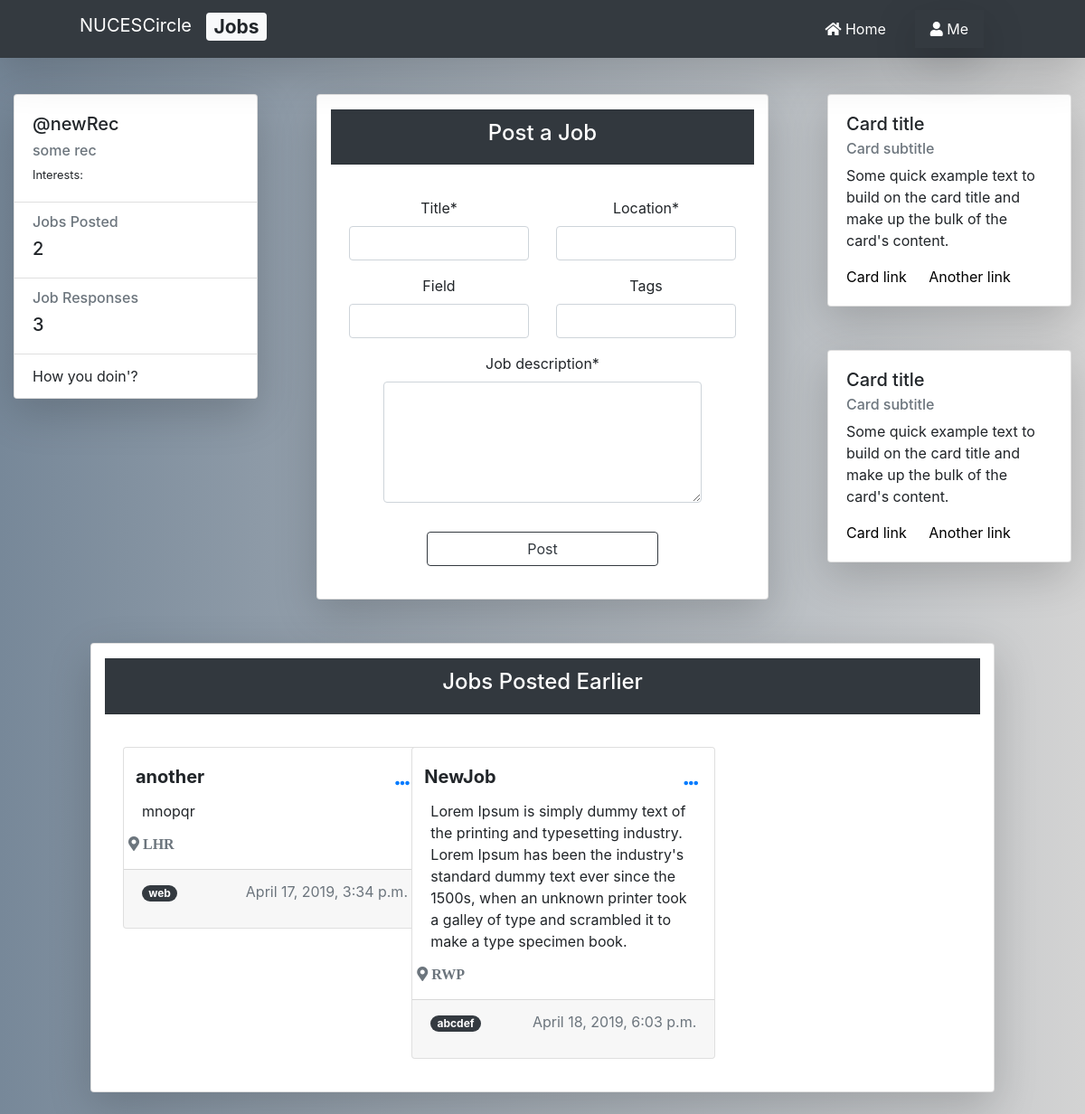
/recruit/ (signed in), run on an earlier commit of the app's database.
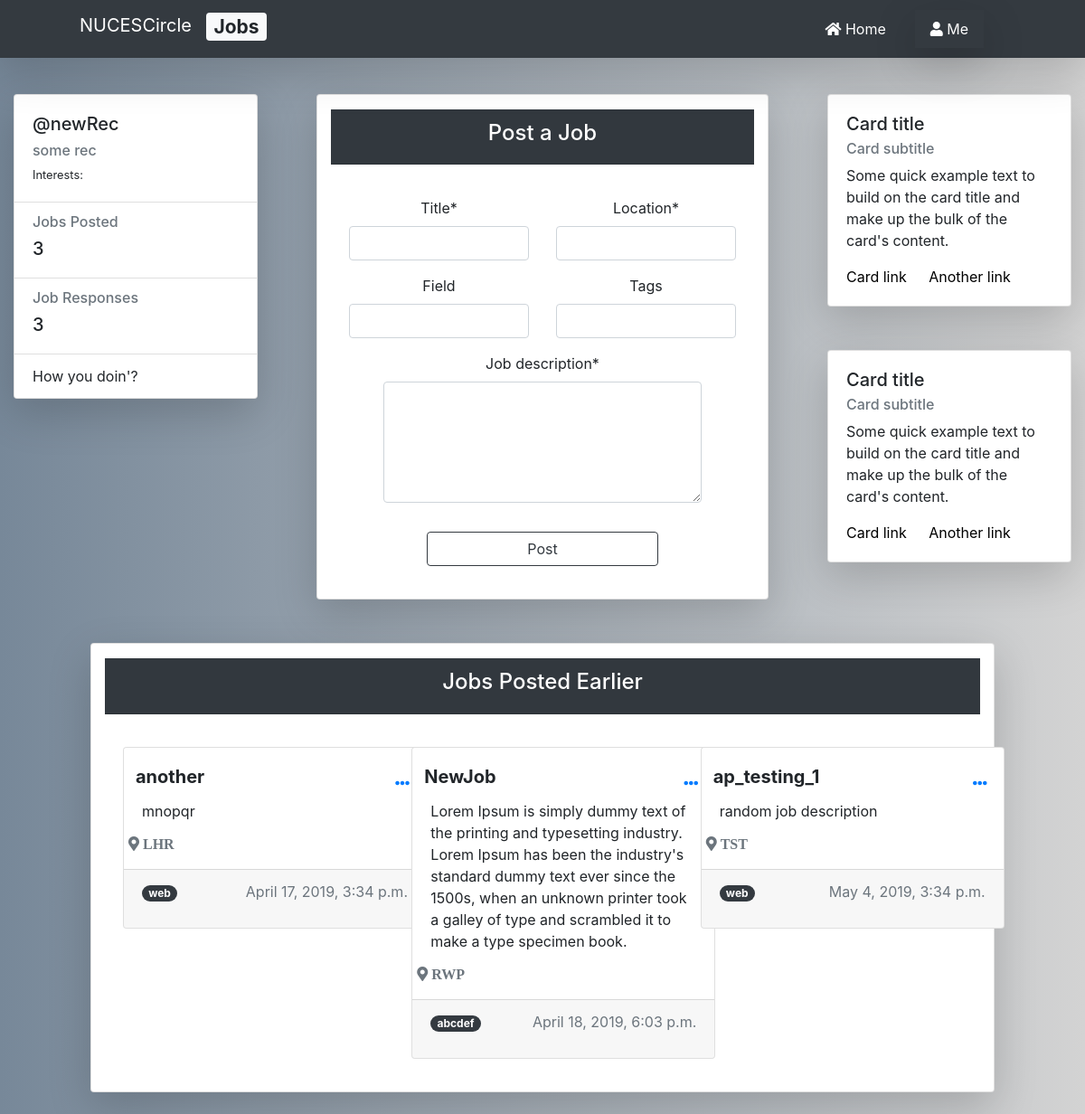
And on a later commit of the database.
### nucescircle/models.py (models this page shows, shortened)
class Job(models.Model):
    posted_by = models.ForeignKey(User, on_delete=models.CASCADE)
    job_title = models.CharField(max_length=32, blank=False)
    job_desc = models.TextField(blank=False)
    job_location = models.CharField(max_length=32, blank=False)
    job_field = models.CharField(max_length=6, blank=True)
    job_tags = models.CharField(max_length=255, blank=True)
    date_posted = models.DateTimeField(default=timezone.now)

### nucescircle/views.py (the view)
# urls.py: path('recruit/', JobListView.as_view(), name='circle-recruit'),
class JobListView(LoginRequiredMixin, UserPassesTestMixin, ListView):
    model = Job
    template_name = 'nucescircle/Recruit.html'  # <app>/<model>_<viewtype>.html
    context_object_name = 'previous_posted_jobs'
    ordering = ['-date_posted']  # latest job order
    def get_context_data(self, **kwargs):
        context = super(JobListView, self).get_context_data(**kwargs)
        context['job_form'] = JobForm()
        context['previous_posted_jobs'] = Job.objects.filter(posted_by=self.request.user)  # by this user
        rec_job_app = JobApplications.objects.filter(job_applied_for__posted_by=self.request.user)
        context['rec_job_app'] = rec_job_app
        return context
    def test_func(self):
        rec = Recruiter.objects.filter(user=self.request.user)
        if rec:
            return True
        return False

### nucescircle/forms.py
class JobForm(forms.ModelForm):
    class Meta:
        model = Job
        fields = ['job_title', 'job_desc', 'job_location', 'job_field', 'job_tags']
        labels = {
            'job_title': 'Title', 'job_location': 'Location',
            'job_field': 'Field', 'job_tags': 'Tags', 'job_desc': 'Job description'
        }
        widgets = {
            'job_desc': forms.Textarea(attrs={'rows': 5, 'cols': 1}),
        }

### nucescircle/templates/nucescircle/Recruit.html (shortened to what the changed rows need)
{% extends "nucescircle/base.html" %}
{% load static %}
{% load crispy_forms_tags %}
{% block content %}
<div class="container-fluid gedf-wrapper">
<div class="row">
    <div class="col-md-3 mt-4">
            <div class="card position-sticky shadow-lg mb-5 bg-white">
                <ul class="list-group list-group-flush">
                    <li class="list-group-item">
                        <div class="h6 text-muted">Jobs Posted</div>
                        <div class="h5">{{ previous_posted_jobs|length }}</div>
                    </li>
                </ul>
            </div>
        </div>
</div>
</div>
    <div class="card col-md-10 mx-auto text-center my-4 shadow-lg rounded">
        <div class="card-body">
            <div class="row">
            {% if previous_posted_jobs %}
                {% for job in previous_posted_jobs %}
                        <div class="col-md-4">
                            <div class="card job-card text-left mb-3">
                                <div class="card-body">
                                    <div class="row">
                                        <h5 class="card-title mr-auto ml-2"><strong>{{ job.job_title }}</strong></h5>
                                        <div class="dropdown">
                                            <button class="btn btn-link dropdown-toggle" type="button" id="gedf-drop1" data-toggle="dropdown" aria-haspopup="true" aria-expanded="false">
                                                <i class="fas fa-ellipsis-h"></i>
                                            </button>
                                        </div>
                                    </div>
                                    <p class="card-text">{{ job.job_desc }}</p>
                                    <div class="row">
                                        <i class="fas fa-map-marker-alt text-muted"> {{ job.job_location }}</i>
                                    </div>
                                </div>
                                <div class="card-footer">
                                    <span class="badge badge-pill badge-dark">{{ job.job_tags }}</span>
                                    <p class="text-muted float-right">{{ job.date_posted }}</p>
                                </div>
                            </div>
                        </div>
                {% endfor %}
            {% else %}
                <div class="py-3 mx-auto px-3">
                    <h4>Start recruiting, why you have not started yet.</h4>
                </div>
            {% endif %}
            </div>
        </div>
    </div>
{% endblock %}

What changed in the data, as far as the page shows it:
added Job: job_title "ap_testing_1", job_desc "random job description", job_location "TST", job_tags "web", date_posted "May 4, 2019, 3:34 p.m."
Also different on the page:
{{ previous_posted_jobs|length }}: "2" → "3"
